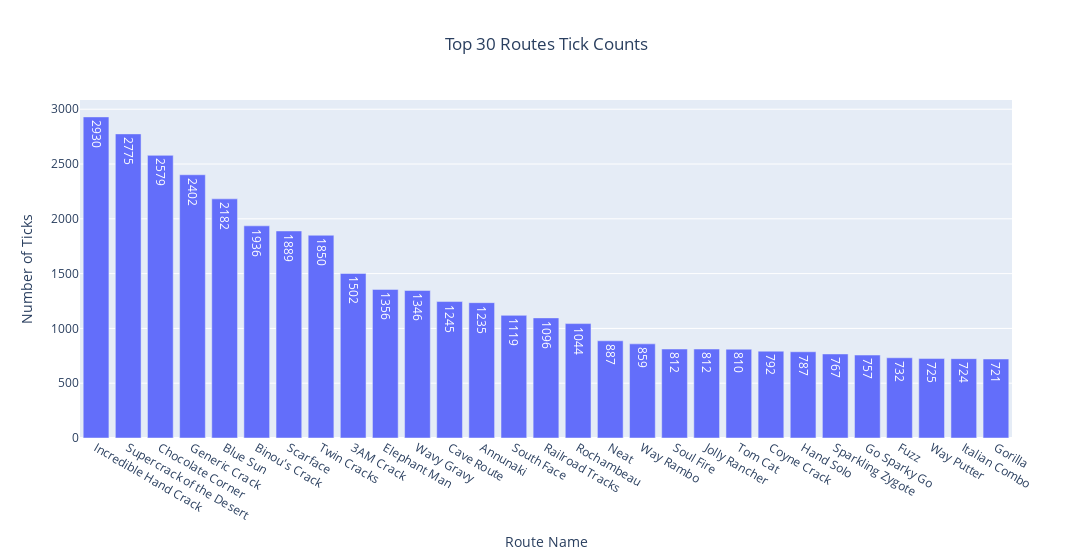

Notebook cell for this chart:
### Code cell
# Top climbed analysis
top_climbed = df.sort_values('Num Ticks', ascending=False)[0:29]
plt.rcParams['figure.figsize']=(30,5)
fig = px.bar(top_climbed, x='Route', y='Num Ticks', title="Top 30 Routes Tick Counts", text_auto=True, width=1200)
fig.update_xaxes(title='Route Name')
fig.update_yaxes(title='Number of Ticks')
fig.update_layout(title_x=0.5)

### Figure 1 — Plotly figure (JSON) as saved in the notebook; plotly's stock layout.template omitted (floating-point values rounded to 4 significant figures)
{"data": [{"alignmentgroup": "True", "hovertemplate": "Route=%{x}<br>Num Ticks=%{y}<extra></extra>", "legendgroup": "", "marker": {"color": "#636efa", "pattern": {"shape": ""}}, "name": "", "offsetgroup": "", "orientation": "v", "showlegend": false, "textposition": "auto", "texttemplate": "%{y}", "type": "bar", "x": ["Incredible Hand Crack", "Supercrack of the Desert", "Chocolate Corner", "Generic Crack", "Blue Sun", "Binou's Crack", "Scarface", "Twin Cracks", "3AM Crack", "Elephant Man", "Wavy Gravy", "Cave Route", "Annunaki", "South Face", "Railroad Tracks", "Rochambeau", "Neat", "Way Rambo", "Soul Fire", "Jolly Rancher", "Tom Cat", "Coyne Crack", "Hand Solo", "Sparkling Zygote", "Go Sparky Go", "Fuzz", "Way Putter", "Italian Combo", "Gorilla"], "xaxis": "x", "y": [2930, 2775, 2579, 2402, 2182, 1936, 1889, 1850, 1502, 1356, 1346, 1245, 1235, 1119, 1096, 1044, 887, 859, 812, 812, 810, 792, 787, 767, 757, 732, 725, 724, 721], "yaxis": "y"}], "layout": {"barmode": "relative", "legend": {"tracegroupgap": 0}, "title": {"text": "Top 30 Routes Tick Counts", "x": 0.5}, "width": 1200, "xaxis": {"anchor": "y", "domain": [0, 1], "title": {"text": "Route Name"}}, "yaxis": {"anchor": "x", "domain": [0, 1], "title": {"text": "Number of Ticks"}}}}
